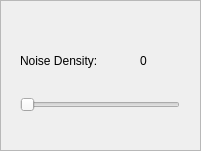
         <widget class="QFrame" name="saltPepperFrame">
          <property name="enabled">
           <bool>true</bool>
          </property>
          <property name="geometry">
           <rect>
            <x>220</x>
            <y>10</y>
            <width>201</width>
            <height>151</height>
           </rect>
          </property>
          <property name="frameShape">
           <enum>QFrame::StyledPanel</enum>
          </property>
          <property name="frameShadow">
           <enum>QFrame::Raised</enum>
          </property>
          <widget class="QLabel" name="label_3">
           <property name="geometry">
            <rect>
             <x>20</x>
             <y>50</y>
             <width>111</width>
             <height>21</height>
            </rect>
           </property>
           <property name="text">
            <string>Noise Density:</string>
           </property>
          </widget>
          <widget class="QSlider" name="noiseDensityThresSL">
           <property name="geometry">
            <rect>
             <x>20</x>
             <y>90</y>
             <width>160</width>
             <height>29</height>
            </rect>
           </property>
           <property name="maximum">
            <number>5000</number>
           </property>
           <property name="orientation">
            <enum>Qt::Horizontal</enum>
           </property>
          </widget>
          <widget class="QLabel" name="noiseDensityThresValLabel">
           <property name="geometry">
            <rect>
             <x>140</x>
             <y>50</y>
             <width>41</width>
             <height>21</height>
            </rect>
           </property>
           <property name="text">
            <string>0</string>
           </property>
          </widget>
         </widget>
